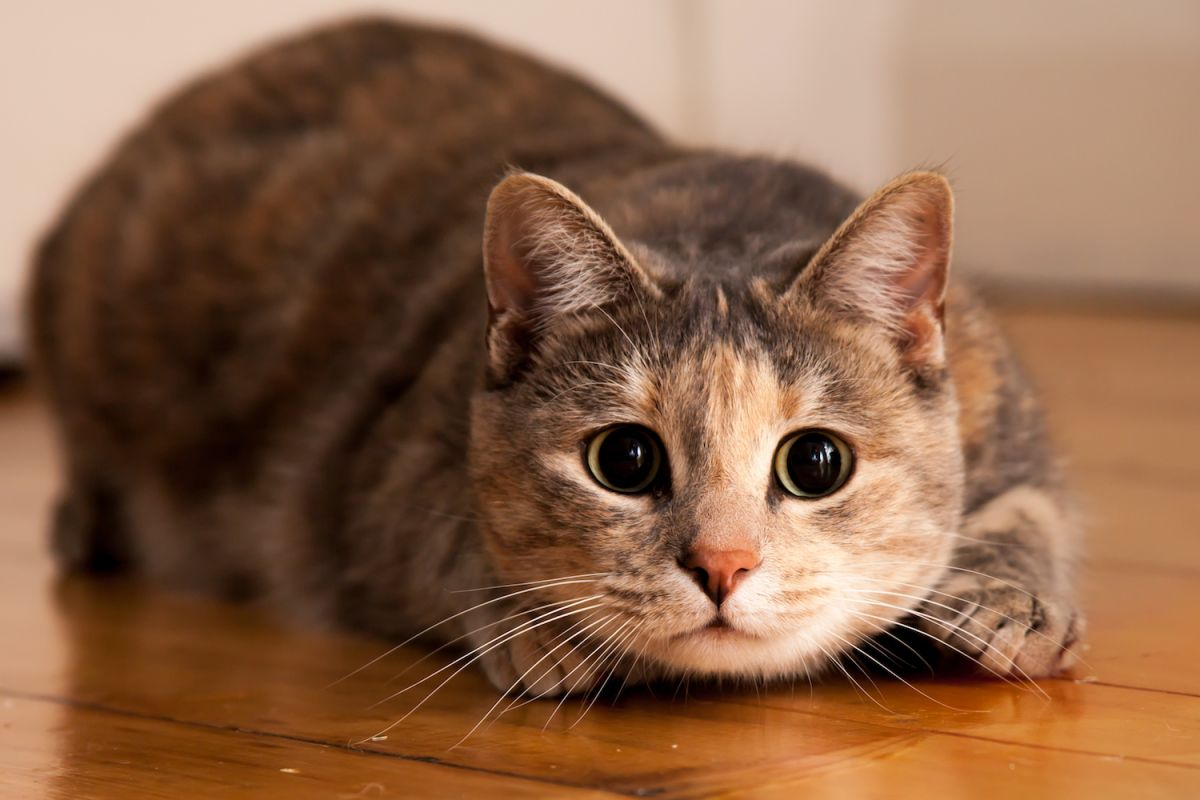
#> input picture HW6/cat_2.jpg, 1200 x 800 px
$ jupyter execute --allow-errors histogram.ipynb   (shell and % lines are left out)
#> lines starting #> are read from the running program, lines starting #| are printed output that depends on the picture
# HW 6
## 3. Histogram

[cell 1]

import pycuda.driver as cuda
import pycuda.autoinit
from pycuda.compiler import SourceModule

import cv2
import numpy as np
import matplotlib.pyplot as plt
from google.colab.patches import cv2_imshow

[cell 2]
h_img = cv2.imread('cat_2.jpg', 0).astype(np.int32)
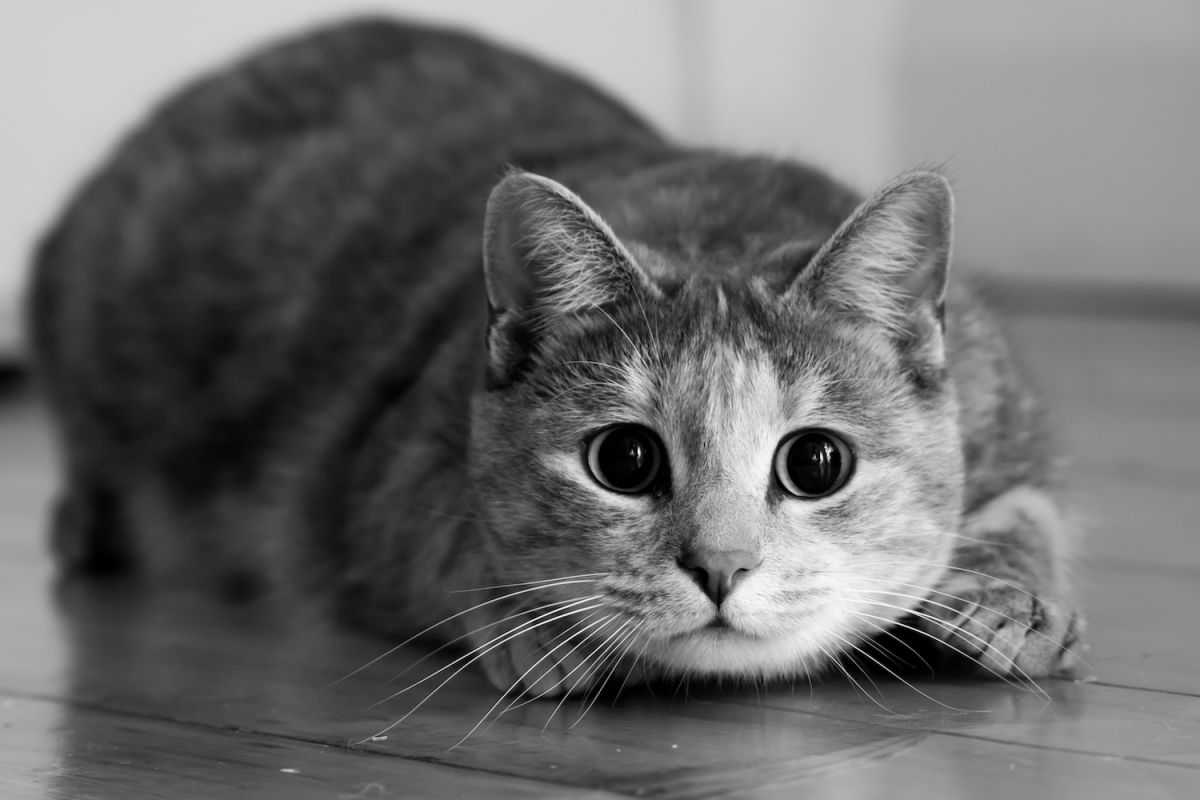
#> h_img: shape (800, 1200) int32; min 0, max 252, mean 107.6
#> (the rest of this cell did not finish here and is left out)

[cell 3]
cv2_imshow(h_img)

[cell 4]
rows = h_img.shape[1]
#> rows = 1200
cols = h_img.shape[0]
#> cols = 800
block_size = 32
block = (block_size, block_size, 1)
grid = ((rows + block_size - 1) // block[0], (cols + block_size - 1) // block[1])
#> grid = (38, 25)

[cell 5]
bin_count = 128

h_bins = np.linspace(0, 256, bin_count + 1, dtype=np.int32)
#> (the rest of this cell did not finish here and is left out)

[cell 6]
h_hist = np.zeros(bin_count, dtype=np.int32)
#> (the rest of this cell did not finish here and is left out)

#> (a cell that did not finish here is left out)

#> (a cell that did not finish here is left out)

#> (a cell that did not finish here is left out)

[cell 10]
plt.figure(figsize=(16, 8))
plt.plot(h_bins[:-1], h_hist, c='black')
plt.fill_between(h_bins[:-1], h_hist, color='black')
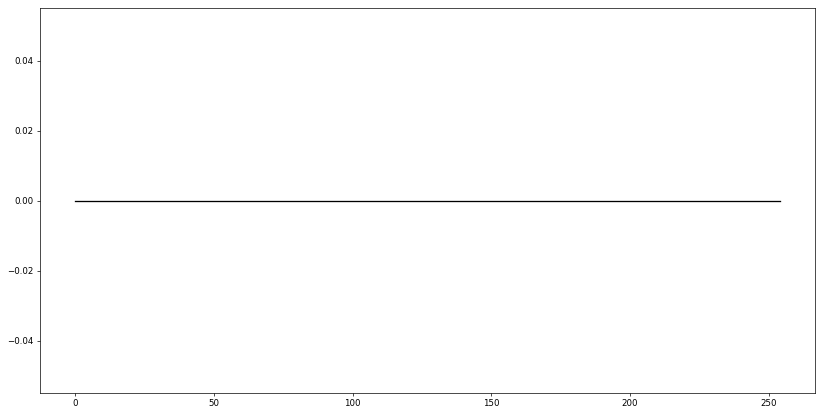
#> figure drawn by matplotlib, 1 panel
